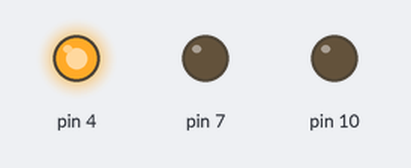
A sketch run on a simulated Arduino Uno, built with avr-gcc and run on an emulated ATmega328P. On the bench: output pins drawn as LEDs (lit = HIGH).

Above: at 1.0 s.
At 3.5 s:
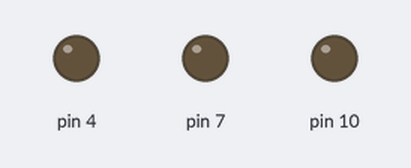
At 4.5 s:
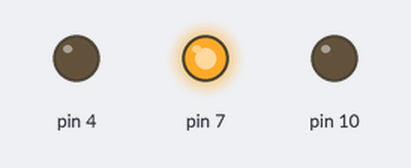
At 9.0 s:
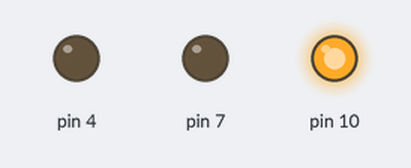
Timing chart, 0 to 13.0 s (numbered marks = the images above):
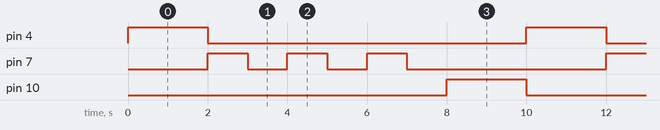

Measured:
- by itself, pin 4, pin 10: alternates HIGH for 2.0 s and LOW for 8.0 s
- by itself, pin 7: repeats every 10.0 s: 2 × (LOW 1.0 s, HIGH 1.0 s), LOW 5.0 s, HIGH 1.0 s
- by itself, everything shown: repeats every 10.0 s, in 9 steps

The sketch:

inlandProject4.ino
```cpp
void setup() {
  // put your setup code here, to run once:
  pinMode(4, OUTPUT);
  pinMode(7, OUTPUT);
  pinMode(10, OUTPUT);
}

void loop() {
  // put your main code here, to run repeatedly:

  digitalWrite(4, HIGH);
  delay(2000);
  digitalWrite(4, LOW);

  for (int x = 0; x < 3; x++){
    digitalWrite(7, HIGH);
    delay(1000);
    digitalWrite(7, LOW);
    delay(1000);
  }

  digitalWrite(10, HIGH);
  delay(2000);
  digitalWrite(10, LOW);
}
```
